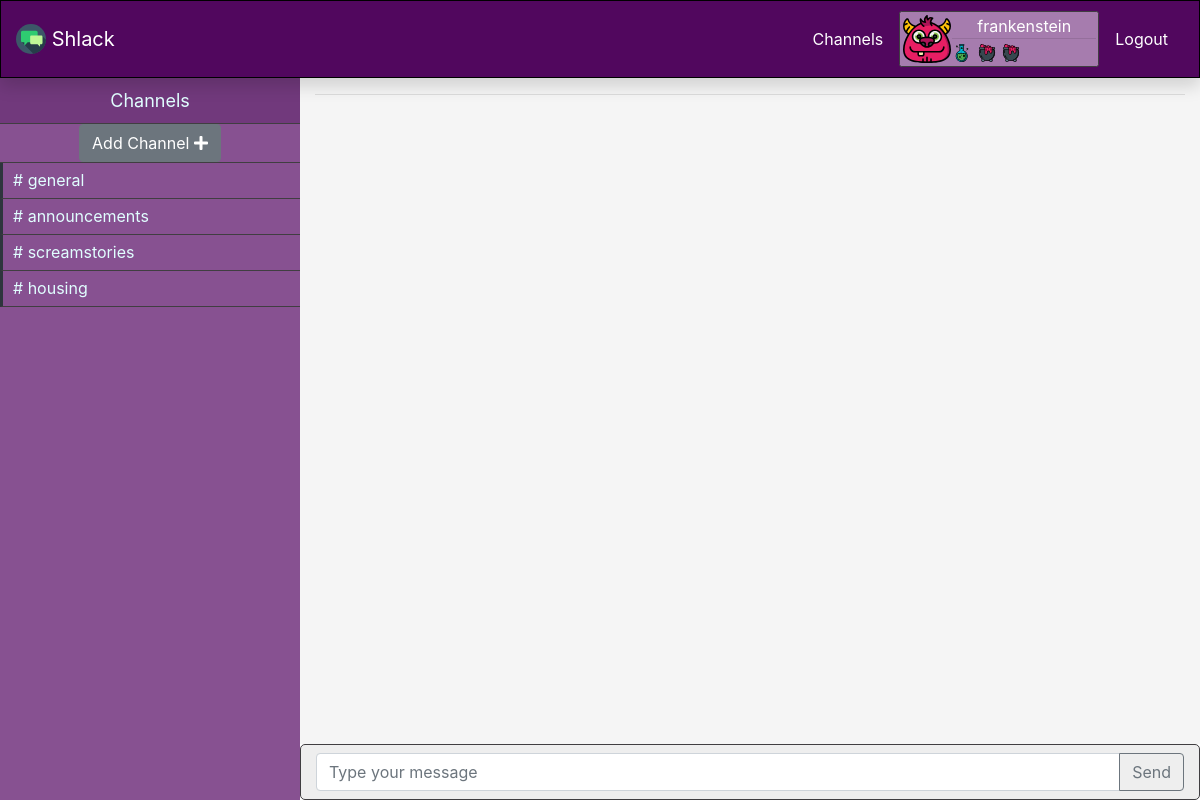
The app's page /channels/screamstories (signed in), older data.
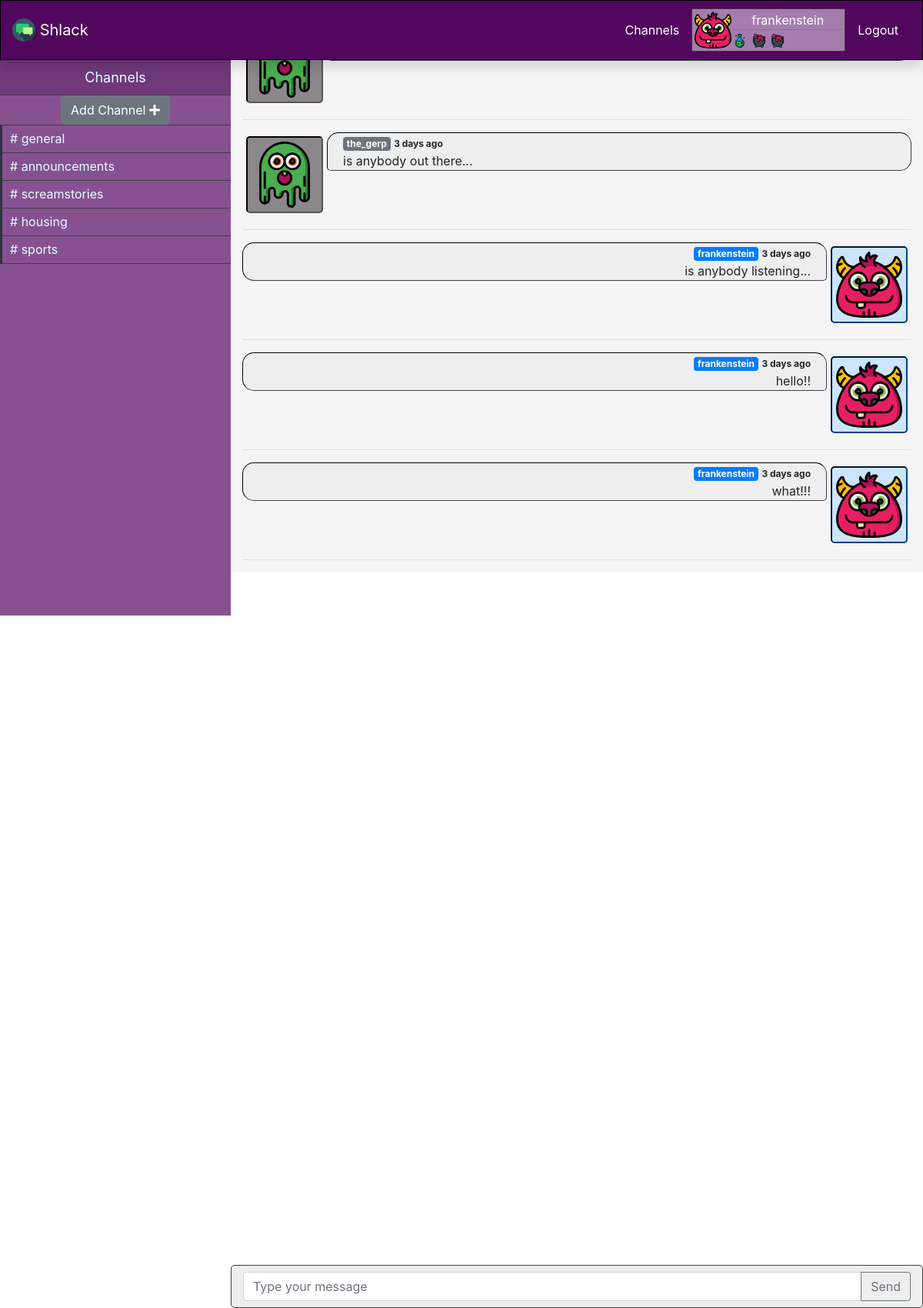
The same page, newer data.
### models.py (models this page shows, shortened)
class User(UserMixin, db.Model):
    id = db.Column(db.Integer, primary_key=True)
    avatar = db.Column(db.String(64))
    username = db.Column(db.String(64), index=True, unique=True)
    email = db.Column(db.String(120), index=True, unique=True)
    password_hash = db.Column(db.String(128))
    posts = db.relationship("Post", backref="author", lazy="dynamic")

class Channel(db.Model):
    id = db.Column(db.Integer, primary_key=True)
    name = db.Column(db.String(300))
    posts = db.relationship("Post", backref="channel", lazy="dynamic")

class Post(db.Model):
    id = db.Column(db.Integer, primary_key=True)
    body = db.Column(db.String(300))
    timestamp = db.Column(db.DateTime, index=True, default=datetime.utcnow)
    user_id = db.Column(db.Integer, db.ForeignKey("user.id"))
    channel_id = db.Column(db.Integer, db.ForeignKey("channel.id"))
    @property
    def get_time_passed(self):
        now = datetime.utcnow()
        delta = now - self.timestamp
        if timedelta(seconds=0) <= delta < timedelta(minutes=2):
            return "1 min ago"
        elif timedelta(minutes=2) <= delta < timedelta(minutes=60):
            minutes = int(delta.total_seconds() // 60)
            return str(minutes) + " mins ago"
        elif timedelta(hours=1) <= delta < timedelta(hours=2):
            hours = int(delta.total_seconds() // 3600)
            return str(hours) + " hour ago"
        elif timedelta(minutes=60) <= delta < timedelta(hours=24):
            hours = int(delta.total_seconds() // 3600)
            return str(hours) + " hours ago"
        elif timedelta(hours=24) <= delta < timedelta(days=2):
            days = int(delta.total_seconds() // 86400)
            return str(days) + " day ago"
        elif timedelta(hours=2) <= delta < timedelta(days=365):
            days = int(delta.total_seconds() // 86400)
            return str(days) + " days ago"
        else:
            return "Error occurred"

### application.py (the view, shortened to what this page needs)
@app.route("/channels/<string:channel_name>", methods=["GET", "POST"])
@login_required
def channel(channel_name):
    new_channel_form = NewChannelForm()
    new_post_form = NewPostForm()
    channels = Channel.query.all()
    if not any(channel_name == channel.name for channel in channels):
        return redirect(url_for("channels"))
    cur_channel = Channel.query.filter_by(name=channel_name).first()
    posts = cur_channel.posts
    return render_template("channel.html",
                           new_channel_form=new_channel_form,
                           new_post_form=new_post_form,
                           channels=channels,
                           posts=posts)

### forms.py (shortened to what this page needs)
class NewChannelForm(FlaskForm):
    channel_name = StringField("Channel Name", validators=[DataRequired()])
    submit = SubmitField("Create")

class NewPostForm(FlaskForm):
    post_body = StringField("Post Body", validators=[DataRequired()])
    user_id = IntegerField("User ID")
    datetime = DateTimeField()
    submit = SubmitField("Send")

### models.py (called while the page is built)
@login.user_loader
def load_user(id_):
    return User.query.get(int(id_))

### templates/channel.html (shortened to what this page needs)
{% extends "layout.html" %}
{% block body %}
  <div id="sidebar" class="sidebar container-fluid">
    <div class="header">Channels</div>
    <div class="menu-list">
      <ul id="menu-content" class="menu-content collapse">
        <li class="add-channel justify-content-center d-flex">
          <button class="btn btn-secondary " data-target="#channel-modal" data-toggle="modal"> Add Channel <i
              class="fa fa-plus"></i></button>
        </li>
        {% for channel in channels %}
          <li class="channel">
            <a href={{ url_for('channel', channel_name=channel.name) }}># {{ channel.name }} </a>
          </li>
        {% endfor %}
      </ul>
    </div>
  </div>
  <div id="main" class="container-fluid">
    <div class="row">
      <div id="messages" class="col-12">
        <hr>
        {% for post in posts %}
          {% include "_post.html" %}
        {% endfor %}
      </div>
    </div>
    <form action="" method="POST">
      <div id="message-box" class="row">
        <div class="col-12 py-2">
          <div class="input-group ">
            <input id="msg-input" class="form-control" type="text" placeholder="Type your message" aria-label="" aria-describedby="">
            <div class="input-group-append">
              <button id="msg-send-btn" class="btn btn-outline-secondary" type="button">Send</button>
            </div>
          </div>
        </div>
      </div>
    </form>
  </div>
{% endblock %}

### templates/layout.html (shortened to what this page needs)
<!DOCTYPE html>
<html lang="en">
<head>
  <link rel="stylesheet" href="https://maxcdn.bootstrapcdn.com/bootstrap/4.5.0/css/bootstrap.min.css">
  <link rel="stylesheet" href="https://stackpath.bootstrapcdn.com/font-awesome/4.7.0/css/font-awesome.min.css" type="text/css">
  <link rel="stylesheet" href="https://cdnjs.cloudflare.com/ajax/libs/font-awesome/5.14.0/css/all.min.css" type="text/css">
  <link rel="stylesheet" href="https://cdnjs.cloudflare.com/ajax/libs/font-awesome/5.14.0/css/regular.min.css" type="text/css">
  <link rel="stylesheet" href="https://cdnjs.cloudflare.com/ajax/libs/font-awesome/5.14.0/css/solid.min.css" type="text/css">
  <link rel="stylesheet" type="text/css" href="{{ url_for('static', filename='style.css' ) }}">
</head>
<body>
<div id="navbar" class="container-fluid fixed-top position-sticky shadow">
      <ul class="navbar-list">
        <li>
          <a class="navbar-brand" href="{{url_for('index')}}">
            <img src="/static/images/brand-icons/017-speech-bubble-2.svg" width="30" height="30" class="d-inline-block align-top" alt="">
          Shlack
          </a>
        </li>
        {% if not current_user.is_authenticated %}
        <li class="nav-item ml-auto">
          <a class="nav-link" href="{{ url_for("login") }}">Login</a>
        </li>
        <li class="nav-item">
          <a class="nav-link nav-fill" href="{{ url_for("signup") }}">Sign Up</a>
        </li>
      {% else %}
        <li class="nav-item ml-auto">
          <a class="nav-link" href="{{ url_for("channels") }}">Channels</a>
        </li>
        <li class="nav-item">
          <div class="usercard d-flex flex-row no-gutters">
              <img src={{ current_user.avatar }}/>
            <div class="col">
              <p class="text-center text-white my-0">{{ current_user.username }}</p>
              <hr class="my-0">
              <span><img src="/static/images/specials/006-flask.svg" style="height: 20px; width: 20px;"></span>
              <span><img src="/static/images/specials/009-cauldron.svg" style="height: 20px; width: 20px;"></span/>
              <span><img src="/static/images/specials/009-cauldron.svg" style="height: 20px; width: 20px;"></span/>
              </div>
          </div>
        </li>
        <li class="nav-item pl-0">
          <a class="nav-link" href="{{ url_for("logout") }}">Logout</a>
        </li>
      {% endif %}
      </ul>
</div>
{% block body %}{% endblock %}
</body>
</html>

### templates/_post.html
{% if current_user == post.author %}
  <div class="media chat self">
    <img src={{ post.author.avatar }} style="height: 100px;"/>
    <div class="media-body">
      <span class="badge badge-primary">{{ post.author.username }}</span> <span class="timestamp"> {{ post.get_time_passed }}</span>
      <p>{{ post.body }}</p>
    </div>
  </div>
  <hr>
{% else %}
  <div class="media chat">
    <img src={{ post.author.avatar }} style="height: 100px;"/>
    <div class="media-body">
      <span class="badge badge-secondary">{{ post.author.username }}</span> <span class="timestamp"> {{ post.get_time_passed }}</span>
      <p>{{ post.body }}</p>
    </div>
  </div>
  <hr>
{% endif %}

### static/style.css (style rules this page uses)
* { box-sizing: border-box; }
body, html { margin: 0px; padding: 0px; max-height: 100%; height: 100%; }
#navbar { background: #51075e; border: 1px solid black; }
.navbar-list { display: flex; flex-direction: row; list-style: none; align-items: center; margin: 10px 0; padding: 0; }
.navbar-list .navbar-brand, .navbar-list .nav-link { color: #ffffff; align-items: center; }
.usercard { background: #a67cae; border: 1px solid #403e41; padding: 2px; border-radius: 2.5px; width: 200px; }
.usercard img { padding: 1px; border-radius: 2.5px; width: 50px; height: 50px; }
.sidebar { overflow: auto; background-color: #875191; position: fixed; left: 0px; padding: 0px; width: 300px; height: 100%; color: #e1ffff; }
.sidebar .menu-content { padding: 0px; }
.sidebar .header { background-color: #71397c; border-bottom: 1px solid #403e41; line-height: 45px; display: block; text-align: center; font-size: large; }
.sidebar .add-channel { border-style: none; border-bottom: 1px solid #403e41; }
.sidebar .channel { list-style: none; padding: 0px; margin: 0px; line-height: 35px; cursor: pointer; }
.sidebar .channel { padding-left: 0px; border-left: 3px solid #2e353d; border-bottom: 1px solid #403e41; }
.sidebar .channel a { text-decoration: none; color: #e1ffff; padding-left: 10px; }
#main { overflow: auto; background: #f5f5f5; }
#message-box { position: fixed; bottom: 0; background: #eeeeee; border: 1px solid #403e41; border-radius: 5px; }
.media { display: flex; flex-direction: row; border-radius: 5px; margin-bottom: 5px; }
.media .timestamp { font-weight: bold; margin: 0; font-size: 12px; }
.media img { height: 100px; padding: 5px; margin: 5px; background: #8b878b; border: 2px inset black; border-radius: 5px; align-self: flex-end; }
.media-body { background: #eeeeee; border: 1.5px inset #403e41; border-radius: 15px 15px 15px 5px; padding: 0px 20px; margin-bottom: 5px; }
.media-body p { margin-bottom: 0px; }
.media.self { display: flex; flex-direction: row-reverse; text-align: right; }
.media.self img { background: #cce5ff; border: 2px inset #004085; }
.media.self .media-body { border-radius: 15px 15px 5px 15px; }
@media (min-width: 767px) { .sidebar .menu-list .menu-content { display: block; } }
@media (min-width: 767px) { #main { width: calc(100% - 300px); float: right; } }
@media (min-width: 767px) { #message-box { width: calc(100% - 300px); } }

Row changes from the older to the newer data that the page shows:
added Channel: name "sports"
added Post: author.avatar (picture)
added Post: author.avatar (picture), author.username "the_gerp", get_time_passed "3 days ago", body "is anybody out there..."
added Post: author.avatar (picture), author.username "frankenstein", get_time_passed "3 days ago", body "is anybody listening..."
added Post: author.avatar (picture), author.username "frankenstein", get_time_passed "3 days ago", body "hello!!"
added Post: author.avatar (picture), author.username "frankenstein", get_time_passed "3 days ago", body "what!!!"
